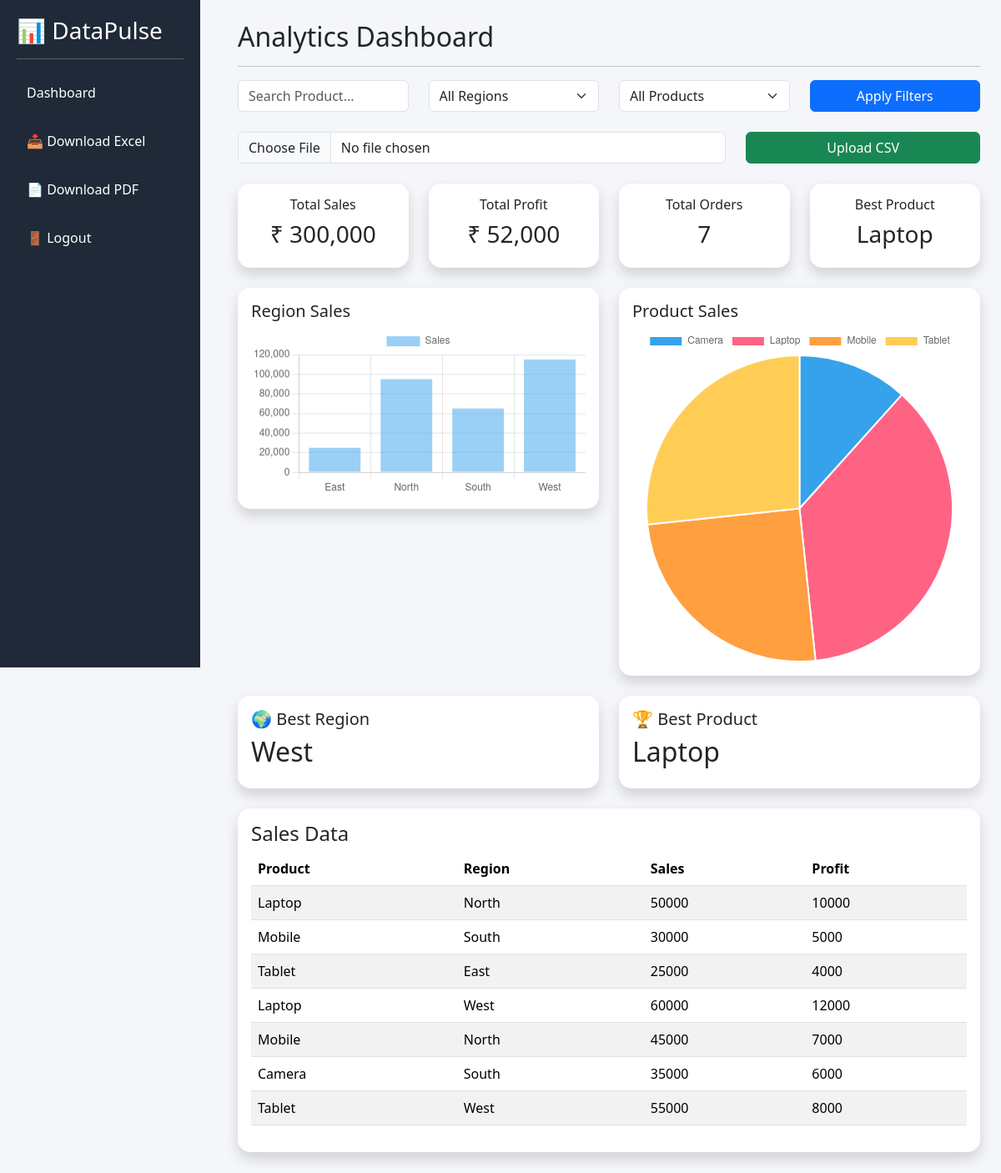
The page / (signed in) on the database its author committed.
### tables this page shows
CREATE TABLE "sales" (
"product" TEXT,
  "region" TEXT,
  "sales" INTEGER,
  "profit" INTEGER
);

### app.py (the view, shortened to what this page needs)
@app.route("/", methods=["GET", "POST"])
def dashboard():
    if "user" not in session:
        return redirect("/login")
    try:
        conn = sqlite3.connect(DATABASE)
        df = pd.read_sql(
            "SELECT * FROM sales",
            conn
        )
        conn.close()
    except:
        df = pd.DataFrame(
            columns=[
                "product",
                "region",
                "sales",
                "profit"
            ]
        )
    if len(df) > 0:
        df.columns = df.columns.str.lower()
        region_filter = request.args.get(
            "region",
            "All"
        )
        product_filter = request.args.get(
            "product",
            "All"
        )
        search = request.args.get(
            "search",
            ""
        )
        if region_filter != "All":
            df = df[
                df["region"] == region_filter
            ]
        if product_filter != "All":
            df = df[
                df["product"] == product_filter
            ]
        total_sales = (
            df["sales"].sum()
            if len(df) > 0 else 0
        )
        total_profit = (
            df["profit"].sum()
            if len(df) > 0 else 0
        )
        total_orders = len(df)
        regions = sorted(
            df["region"].unique()
        ) if len(df) > 0 else []
        products = sorted(
            df["product"].unique()
        ) if len(df) > 0 else []
        region_data = (
            df.groupby("region")["sales"]
            .sum()
            .reset_index()
        ) if len(df) > 0 else pd.DataFrame()
        product_data = (
            df.groupby("product")["sales"]
            .sum()
            .reset_index()
        ) if len(df) > 0 else pd.DataFrame()
        if len(df) > 0:
            best_product = (
                df.groupby("product")["sales"]
                .sum()
                .idxmax()
            )
            best_region = (
                df.groupby("region")["sales"]
                .sum()
                .idxmax()
            )
        else:
            best_product = "No Data"
            best_region = "No Data"
    return render_template(
        "dashboard.html",
        sales=total_sales,
        profit=total_profit,
        orders=total_orders,
        best_product=best_product,
        best_region=best_region,
        regions=regions,
        products=products,
        search=search,
        region_labels=region_data["region"].tolist()
        if len(region_data) > 0 else [],
        region_values=region_data["sales"].tolist()
        if len(region_data) > 0 else [],
        product_labels=product_data["product"].tolist()
        if len(product_data) > 0 else [],
        product_values=product_data["sales"].tolist()
        if len(product_data) > 0 else [],
        table_data=df.to_dict(orient="records")
    )

### templates/dashboard.html (shortened to what this page needs)
<!DOCTYPE html>
<html>
<head>
<link href="https://cdn.jsdelivr.net/npm/bootstrap@5.3.3/dist/css/bootstrap.min.css" rel="stylesheet">
</head>
<body>
<div class="sidebar">
<h3>📊 DataPulse</h3>
<hr>
<a href="/">Dashboard</a>
<a href="/download_excel">
📥 Download Excel
</a>
<a href="/download_pdf">
📄 Download PDF
</a>
<a href="/logout">
🚪 Logout
</a>
</div>
<div class="main">
<h2>Analytics Dashboard</h2>
<hr>
<form method="GET">
<div class="row mb-4">
<div class="col-md-3">
<input
type="text"
name="search"
class="form-control"
placeholder="Search Product..."
value="{{ search }}">
</div>
<div class="col-md-3">
<select
name="region"
class="form-select">
<option value="All">
All Regions
</option>
</select>
</div>
<div class="col-md-3">
<select
name="product"
class="form-select">
<option value="All">
All Products
</option>
</select>
</div>
<div class="col-md-3">
<button
class="btn btn-primary w-100">
Apply Filters
</button>
</div>
</div>
</form>
<form method="POST" enctype="multipart/form-data">
<div class="row mb-4">
<div class="col-md-8">
<input
type="file"
name="file"
class="form-control"
required>
</div>
<div class="col-md-4">
<button
class="btn btn-success w-100">
Upload CSV
</button>
</div>
</div>
</form>
<div class="row">
<div class="col-md-3">
<div class="card shadow">
<div class="card-body stat-card">
<h6>Total Sales</h6>
<h3>
₹ {{ "{:,}".format(sales) }}
</h3>
</div>
</div>
</div>
<div class="col-md-3">
<div class="card shadow">
<div class="card-body stat-card">
<h6>Total Profit</h6>
<h3>
₹ {{ "{:,}".format(profit) }}
</h3>
</div>
</div>
</div>
<div class="col-md-3">
<div class="card shadow">
<div class="card-body stat-card">
<h6>Total Orders</h6>
<h3>
{{ orders }}
</h3>
</div>
</div>
</div>
<div class="col-md-3">
<div class="card shadow">
<div class="card-body stat-card">
<h6>Best Product</h6>
<h3>
{{ best_product }}
</h3>
</div>
</div>
</div>
</div>
<div class="row mt-4">
<div class="col-md-6">
<div class="card shadow">
<div class="card-body">
<h5>Region Sales</h5>
<canvas id="regionChart"></canvas>
</div>
</div>
</div>
<div class="col-md-6">
<div class="card shadow">
<div class="card-body">
<h5>Product Sales</h5>
<canvas id="productChart"></canvas>
</div>
</div>
</div>
</div>
<div class="row mt-4">
<div class="col-md-6">
<div class="card shadow">
<div class="card-body">
<h5>🌍 Best Region</h5>
<h2>{{ best_region }}</h2>
</div>
</div>
</div>
<div class="col-md-6">
<div class="card shadow">
<div class="card-body">
<h5>🏆 Best Product</h5>
<h2>{{ best_product }}</h2>
</div>
</div>
</div>
</div>
<div class="card shadow mt-4">
<div class="card-body">
<h4>Sales Data</h4>
<div class="table-responsive">
<table class="table table-striped table-hover">
<thead>
<tr>
<th>Product</th>
<th>Region</th>
<th>Sales</th>
<th>Profit</th>
</tr>
</thead>
<tbody>
{% for row in table_data %}
<tr>
<td>{{ row.product }}</td>
<td>{{ row.region }}</td>
<td>{{ row.sales }}</td>
<td>{{ row.profit }}</td>
</tr>
{% endfor %}
</tbody>
</table>
</div>
</div>
</div>
</div>
<script>
new Chart(
document.getElementById("regionChart"),
{
type:"bar",
data:{
labels:{{ region_labels|tojson }},
datasets:[{
label:"Sales",
data:{{ region_values|tojson }}
}]
}
}
);
new Chart(
document.getElementById("productChart"),
{
type:"pie",
data:{
labels:{{ product_labels|tojson }},
datasets:[{
data:{{ product_values|tojson }}
}]
}
}
);
</script>
</body>
</html>

### templates/dashboard.html (style rules this page uses)
body { background:#f4f6f9; }
.sidebar { height:100vh; background:#1f2937; color:white; position:fixed; width:240px; padding:20px; overflow-y:auto; }
.sidebar a { display:block; color:white; text-decoration:none; padding:12px; margin-bottom:10px; border-radius:8px; }
.main { margin-left:260px; padding:25px; }
.card { border:none; border-radius:15px; }
.stat-card { text-align:center; }
.table-responsive { max-height:400px; overflow-y:auto; }

### rows shown on the page
sales: product "Laptop", region "North", sales "50000", profit "10000"
sales: region "West", product "Laptop", sales "60000", profit "12000"
sales: product "Mobile", region "South", sales "30000", profit "5000"
sales: product "Tablet", region "East", sales "25000", profit "4000"
sales: product "Mobile", region "North", sales "45000", profit "7000"
sales: product "Camera", region "South", sales "35000", profit "6000"
sales: product "Tablet", region "West", sales "55000", profit "8000"

### other values the page prints
{{ "{:,}".format(sales) }} "300,000"
{{ "{:,}".format(profit) }} "52,000"
{{ orders }} "7"
chart data {{ region_labels|tojson }} ["East", "North", "South", "West"]
chart data {{ region_values|tojson }} [25000, 95000, 65000, 115000]
chart data {{ product_labels|tojson }} ["Camera", "Laptop", "Mobile", "Tablet"]
chart data {{ product_values|tojson }} [35000, 110000, 75000, 80000]
